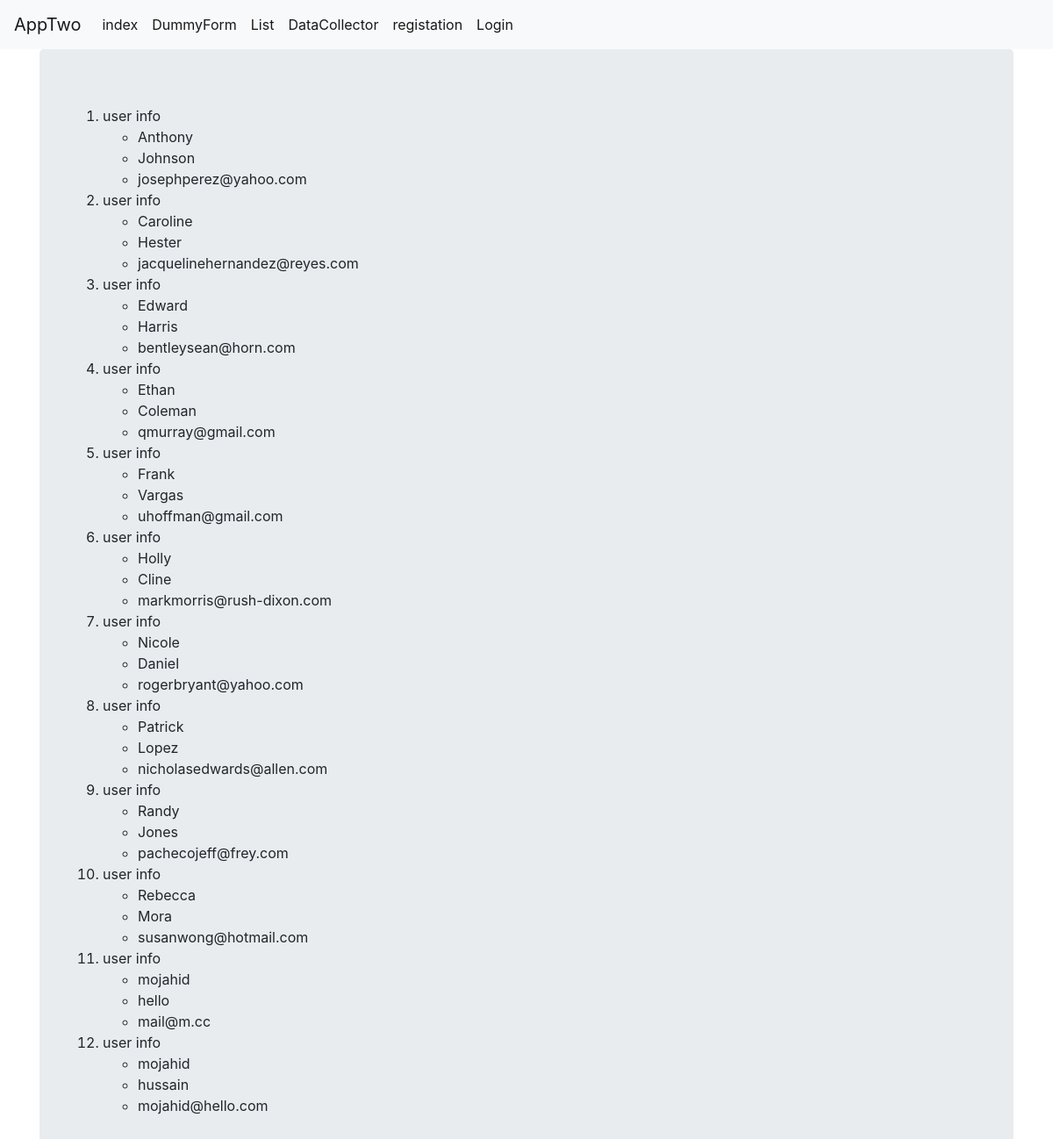
/ulist, run on the app's committed database.
### AppTwo/models.py (models this page shows, shortened)
class users(models.Model):
    fname = models.CharField(max_length=70)
    lname = models.CharField(max_length=70)
    email = models.EmailField(max_length=70)

### AppTwo/views.py (the view)
# urls.py: path('ulist',views.userlist,name='ulist'),
def userlist(request):
    usr_l = users.objects.order_by('fname')
    mod = {"mod":usr_l}
    return render (request, 'AppTwo/userlist.html',mod)

### templates/AppTwo/userlist.html
{%extends "AppTwo/base.html"%}
{%block content_n%}
<ol>
    {%for e in mod %}
    <li>user info</li>
    <ul>
        <li>{{e.fname}}</li>
        <li>{{e.lname}}</li>
        <li>{{e.email}}</li>
    </ul>
    {%endfor%}
</ol>
{%endblock%}

### templates/AppTwo/base.html (shortened to what this page needs)
<!DOCTYPE html>
<html lang="en">
<head>
    <link rel="stylesheet" href="https://cdn.jsdelivr.net/npm/bootstrap@4.6.0/dist/css/bootstrap.min.css"
>
</head>
<body>
    <nav class="navbar navbar-expand-lg navbar-light bg-light">
        <a class="navbar-brand" href="#">AppTwo</a>
        <div class="collapse navbar-collapse" id="navbarSupportedContent">
            <ul class="navbar-nav mr-auto">
              <li class="nav-item active">
                <a class="nav-link" href="{%url 'AppTwo:index'%}">index </a>
              </li>
              <li class="nav-item active">
                <a class="nav-link" href="{%url 'AppTwo:form'%}">DummyForm</a>
              </li>
              <li class="nav-item active">
                <a class="nav-link" href="{%url 'AppTwo:ulist'%}">List</a>
              </li>
              <li class="nav-item active">
                <a class="nav-link" href="{%url 'AppTwo:datac'%}">DataCollector</a>
              </li>
              <li class="nav-item active">
                <a class="nav-link" href="{%url 'AppTwo:reg'%}">registation</a>
              </li>
              {%if user.is_authenticated%}
              <li class="nav-item active">
                <a class="nav-link" href="{%url 'AppTwo:logout'%}">logout</a>
              </li>
              {% else %}
              <li class="nav-item active">
                <a class="nav-link" href="{%url 'AppTwo:user_login'%}">Login</a>
              </li>
              {% endif %}
                </div>
    </nav>
    <div class="container">
        <div class="jumbotron">
            {%block content_n %}
            {%endblock%}
        </div>
    </div>
</body>
</html>

### data on the page
users: fname "Anthony", lname "Johnson", email "josephperez@yahoo.com"
users: fname "Caroline", lname "Hester", email "jacquelinehernandez@reyes.com"
users: fname "Edward", lname "Harris", email "bentleysean@horn.com"
users: fname "Ethan", lname "Coleman", email "qmurray@gmail.com"
users: fname "Frank", lname "Vargas", email "uhoffman@gmail.com"
users: fname "Holly", lname "Cline", email "markmorris@rush-dixon.com"
users: fname "Nicole", lname "Daniel", email "rogerbryant@yahoo.com"
users: fname "Patrick", lname "Lopez", email "nicholasedwards@allen.com"
users: fname "Randy", lname "Jones", email "pachecojeff@frey.com"
users: fname "Rebecca", lname "Mora", email "susanwong@hotmail.com"
users: fname "mojahid", lname "hello", email "mail@m.cc"
users: fname "mojahid", lname "hussain", email "mojahid@hello.com"
